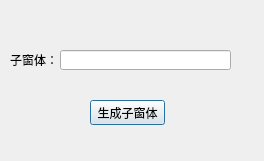
<?xml version="1.0" encoding="UTF-8"?>
<ui version="4.0">
 <class>Dialog</class>
 <widget class="QDialog" name="Dialog">
  <property name="geometry">
   <rect>
    <x>0</x>
    <y>0</y>
    <width>264</width>
    <height>161</height>
   </rect>
  </property>
  <property name="windowTitle">
   <string>Dialog</string>
  </property>
  <widget class="QLabel" name="label">
   <property name="geometry">
    <rect>
     <x>10</x>
     <y>50</y>
     <width>51</width>
     <height>20</height>
    </rect>
   </property>
   <property name="text">
    <string>子窗体：</string>
   </property>
  </widget>
  <widget class="QLineEdit" name="lineEdit">
   <property name="geometry">
    <rect>
     <x>60</x>
     <y>50</y>
     <width>171</width>
     <height>20</height>
    </rect>
   </property>
  </widget>
  <widget class="QPushButton" name="pushButton">
   <property name="geometry">
    <rect>
     <x>90</x>
     <y>100</y>
     <width>75</width>
     <height>25</height>
    </rect>
   </property>
   <property name="text">
    <string>生成子窗体</string>
   </property>
  </widget>
 </widget>
 <resources/>
 <connections/>
</ui>
